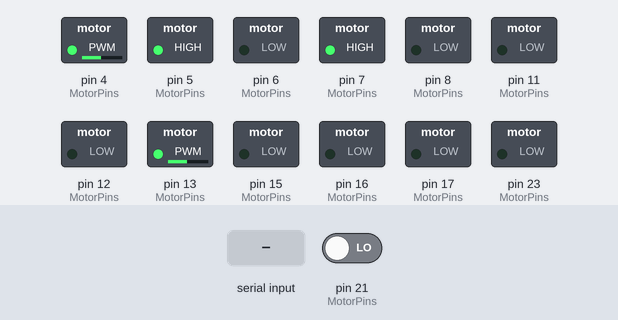
Simulated run of this sketch. Board: Arduino Mega 2560, built with avr-gcc and run on an emulated ATmega2560. On the bench: switched loads named in the sketch (green lamp = pin HIGH). The inputs (shaded band) are chosen by the test bench; at power-on: pin 21 (MotorPins) LOW.

Above: at 1.4 s.
1.5 s: "F" received over the second serial link
At 1.9 s:
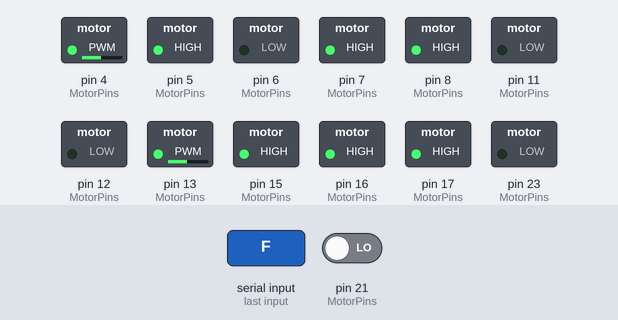
3.1 s: "B" received over the second serial link
At 4.3 s:
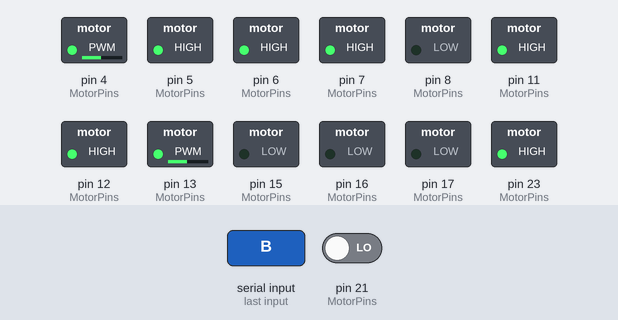
4.7 s: "L" received over the second serial link
At 5.5 s:
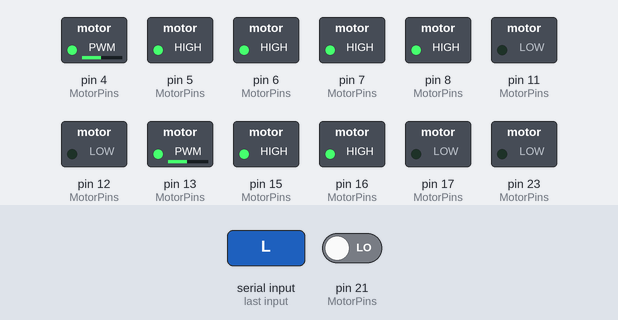
6.3 s: "R" received over the second serial link
At 6.7 s:
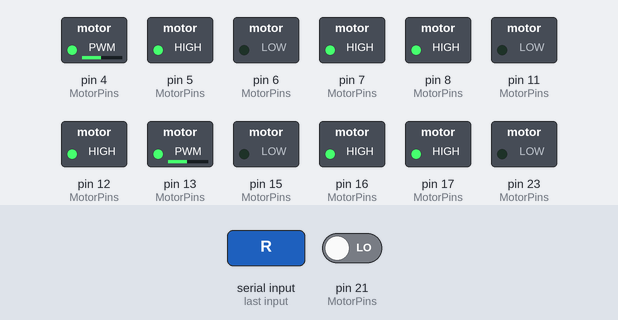
7.9 s: "S" received over the second serial link
At 9.2 s:
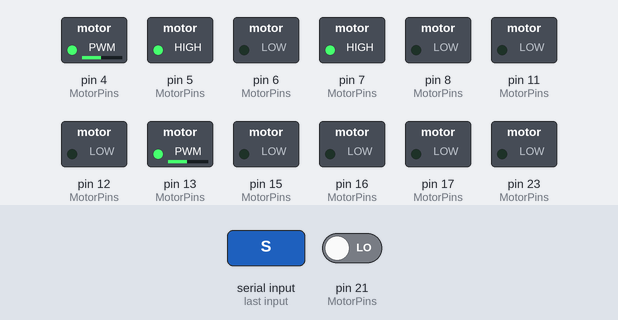
Timing chart, 0 to 10.5 s (numbered marks = the images above; inputs shaded):
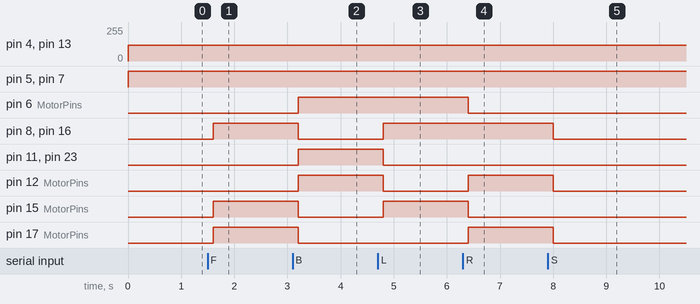

The sketch:

final.ino
```cpp
/***********************************
电机序号编号
0号电机（LF左前）   1号电机（RF右前）
2号电机（RB右后）   3号电机（LB左后）
*************************************/
/*****************************************
更新日志2021年5月24日，毕业答辩前一天重构代码
******************************************/

// 包含头文件 软串口、定时中断
#include <SoftwareSerial.h>
#include <FlexiTimer2.h>

// 蓝牙接口定义
SoftwareSerial BlueTooth(50, 51); // RX,TX

// 电机端口初始化极其含义
//IN1 IN2 PWM EncodeA EncodeB
int MotorPins[4][5] = {
    {6, 17, 7, 2, 28},
    {12, 15, 4, 21, 30},
    {11, 16, 5, 20, 26},
    {23, 8, 13, 3, 24},
};

// 一些全局变量的定义
// 数圈数 当前速度 目标速度 目标角度 PWM 等
int MotorCount = 0; //反正每次只能测一个电机的转速，所以不是数组
float Velocity[4] = {0};
float Target[4] = {0};
float Target_V = 0; //输入专用速度
String TargetVelocity;
float TargetA = 0;
String TargetAngle;
float PWMControl[4] = {0};
int PWMStart[4] = {0, 0, 0, 0};
int PWM[4] = {0}; //PWM是整数

// PID 参数定义及设置   四个轮子使用四套PID参数
typedef struct
{
    float Kp; //比例系数Proportional
    float Ki; //积分系数Integral
    float Kd; //微分系数Derivative

    float Ek;  //当前误差
    float Ek1; //前一次误差 e(k-1)
    float Ek2; //再前一次误差 e(k-2)
} PID_IncTypeDef;

PID_IncTypeDef pid0 = {10, 1, 0.1, 0, 0, 0};
PID_IncTypeDef pid1 = {10, 1, 0.1, 0, 0, 0};
PID_IncTypeDef pid2 = {10, 1, 0.1, 0, 0, 0};
PID_IncTypeDef pid3 = {10, 1, 0.1, 0, 0, 0};
PID_IncTypeDef pid[4] = {pid0, pid1, pid2, pid3};

// 程序初始化
void setup()
{
    MotorInit();                   //电机初始化
    Serial.begin(9600);            //硬串口初始化
    BlueTooth.begin(9600);         //蓝牙使用的软串口初始化
    FlexiTimer2::set(5, control);  //时间中断初始化
    FlexiTimer2::start();          //每5ms中断一次，中断函数为control
}

// 程序进入主循环
void loop()
{
    // 计算当前实际速度
    GetV();
    // 蓝牙读取遥控器指令及对应操作判断
    char ch = BlueTooth.read(); // 传递信息
    switch (ch)
    {
    case 'S':
        Stop();
        break;

    case 'F':
        GoForward(1);
        break;

    case 'B':
        GoBackward(1);
        break;
    case 'L':

        TurnLeft(60);
        break;
    case 'R':

        TurnRight(60);
        break;

    // 输入A进入角度调试模式
//    case 'A':
//        //读取串口的输入作为目标角度
//        TargetAngle = Serial.readString();
//        TargetA = TargetAngle.toFloat();
//        break;

    // 输入V进入速度调试模式
    //case 'V':
        //读取串口的输入作为目标速度
//        TargetVelocity = Serial.readString();
//        Target_V = TargetVelocity.toFloat();
//        if(Target_V > 0 && Target_V < 50) {
//            Target[0] = Target_V;
//            Target[1] = Target_V;
//            Target[2] = Target_V;
//            Target[3] = Target_V;
//        }
//        break;
//
    //default:
        //Serial.println("请重新输入");
    }
    // 向串口输出当前的角度和速度和PWM值
    //PrintV();
    //PrintPwm();
    //PrintAngle(); // 角度函数还没有写先欠着
}

// 对电机的各个参数进行初始化
void MotorInit()
{
    for (int i = 0; i < 4; i++)
    {
        pinMode(MotorPins[i][0], OUTPUT);
        pinMode(MotorPins[i][1], OUTPUT);
        pinMode(MotorPins[i][2], OUTPUT);
        pinMode(MotorPins[i][3], INPUT);
        pinMode(MotorPins[i][4], INPUT);

        digitalWrite(MotorPins[i][0], LOW);
        digitalWrite(MotorPins[i][1], LOW);
        digitalWrite(MotorPins[i][2], LOW);
    }
}

// 定时中断的函数
void control()
{
    //计算对应当前目标速度的PWM增量值
    for (int n = 0; n < 4; n++)
    {
        PWMControl[n] = PwmInc(n, Target[n]);
    }
    // 对PWMControl的值进行处理并得到PWM
    SetPWM();
    // 不断更新角度数据
}

//计算当前某序号电机的实际速度
void GetV()
{
    // n是电机的序号,更新并保存四个电机的转速
    for (int n = 0; n < 4; n++)
    {
        MotorCount = 0;
        unsigned long nowtime = 0;
        nowtime = millis() + 50;
        attachInterrupt(digitalPinToInterrupt(MotorPins[n][3]), ReadMotor, RISING); // 2560 的中断2口对应编号0
        while (millis() < nowtime)
            ;
        detachInterrupt(digitalPinToInterrupt(MotorPins[n][3]));
        // 轮组直径8.5cm 电机A相每圈11个脉冲 电机减速比为56：1 计算转速时间间隔为50ms
        Velocity[n] = MotorCount * 8.5 * PI / 11 / 56 / 0.05;
    }
}
void ReadMotor()
{
    MotorCount++;
}

// 不同的运动模式
void DriveMotor(int n, int TargetV)
{
    Target[n] = TargetV;
    if(Target[n] == 0) {
        digitalWrite(MotorPins[n][0], LOW);
        digitalWrite(MotorPins[n][1], LOW);
    }
    if(Target[n] > 0) {
        digitalWrite(MotorPins[n][0], LOW);
        digitalWrite(MotorPins[n][1], HIGH);
    }
    if(Target[n] < 0) {
        digitalWrite(MotorPins[n][0], HIGH);
        digitalWrite(MotorPins[n][1], LOW);
    }
    analogWrite(MotorPins[n][2], PWMStart[n]+PWM[n]);
}

void Stop()
{
    // 为了保证响应速度，每个电机会设置一个刚好不使轮子转动的PWM值
    Target[0] = 0;
    Target[1] = 0;
    Target[2] = 0;
    Target[3] = 0;
}
void GoForward(int TargetV)
{
    Target[0] = TargetV;
    Target[1] = TargetV;
    Target[2] = TargetV;
    Target[3] = TargetV;
}
void GoBackward(int TargetV)
{
    Target[0] = -TargetV;
    Target[1] = -TargetV;
    Target[2] = -TargetV;
    Target[3] = -TargetV;
}
void TurnLeft(int TargetV)
{
    Target[0] = -TargetV;
    Target[1] = TargetV;
    Target[2] = TargetV;
    Target[3] = TargetV;
}
void TurnRight(int TargetV)
{
    Target[0] = TargetV;
    Target[1] = -TargetV;
    Target[2] = TargetV;
    Target[3] = TargetV;
}

//输出电机的转速、PWM值、角度
void PrintV()
{
    Serial.println("******输出电机转速******");
    for (int i = 0; i < 4; i++)
    {
        Serial.print("Motor");
        Serial.print(i);
        Serial.print(":");
        Serial.print(Velocity[i]);
        Serial.print("  ");
    }
    Serial.println();
}
void PrintPwm()
{
    Serial.println("******输出电机PWM值******");
    for (int i = 0; i < 4; i++)
    {
        Serial.print("PWM");
        Serial.print(i);
        Serial.print(":");
        Serial.print(PWM[i]);
        Serial.print("  ");
    }
    Serial.println();
}
void PrintAngle()
{
}

// 将计算好的PWMControl进行限制并赋值到PWM[4]
void SetPWM()
{
    for (int n = 0; n < 4; n++)
    {
        if (PWMControl[n] > 255)
        {
            PWM[n] = 255;
        }
        PWM[n] = (int)PWMControl;
    }
    DriveMotor(0, Target[0]);
    DriveMotor(1, Target[1]);
    DriveMotor(2, Target[2]);
    DriveMotor(3, Target[3]);
}

// 通过增量PID计算PWM增量
float PwmInc(int n, float SetValue)
{
    if(SetValue < 0) {
        SetValue = -SetValue;
    }
    float PWMInc = 0;
    float ActualValue = 0;

    PID_IncTypeDef *PID = &pid[n];

    ActualValue = Velocity[n];

    PID->Ek = SetValue - ActualValue;
    PWMInc += (PID->Kp * PID->Ek) - (PID->Ki * PID->Ek1) + (PID->Kd * PID->Ek2);

    PID->Ek2 = PID->Ek1;
    PID->Ek1 = PID->Ek;

    return PWMInc;
}
```

Measured:
- after the input at 1.5 s, pin 8 (MotorPins), pin 15 (MotorPins), pin 16 (MotorPins), pin 17 (MotorPins): LOW → HIGH after 0.11 s
- after the input at 3.1 s, pin 6 (MotorPins), pin 11 (MotorPins), pin 12 (MotorPins), pin 23 (MotorPins): LOW → HIGH after 0.11 s; pin 8 (MotorPins), pin 15 (MotorPins), pin 16 (MotorPins), pin 17 (MotorPins): HIGH → LOW after 0.11 s
- after the input at 4.7 s, pin 8 (MotorPins), pin 15 (MotorPins), pin 16 (MotorPins): LOW → HIGH after 0.11 s; pin 11 (MotorPins), pin 12 (MotorPins), pin 23 (MotorPins): HIGH → LOW after 0.11 s
- after the input at 6.3 s, pin 6 (MotorPins), pin 15 (MotorPins): HIGH → LOW after 0.11 s; pin 12 (MotorPins), pin 17 (MotorPins): LOW → HIGH after 0.11 s
- after the input at 7.9 s, pin 8 (MotorPins), pin 12 (MotorPins), pin 16 (MotorPins), pin 17 (MotorPins): HIGH → LOW after 0.11 s
